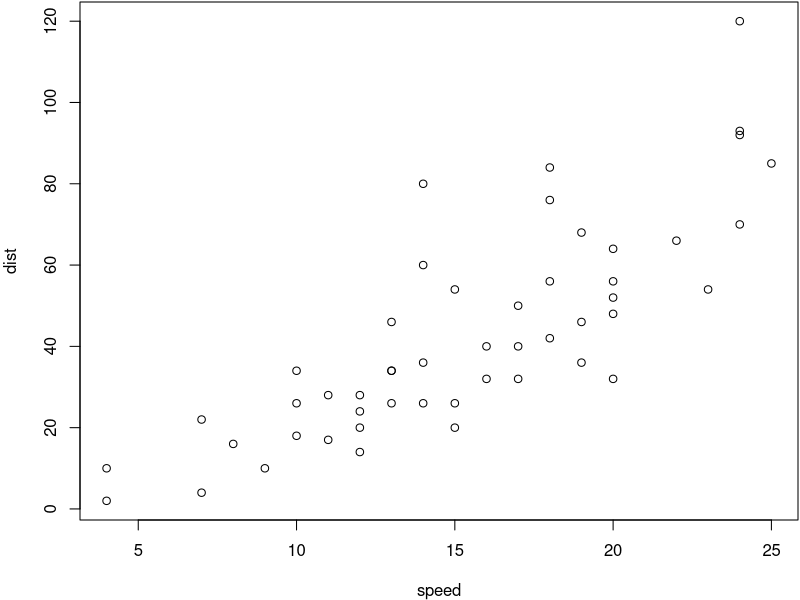
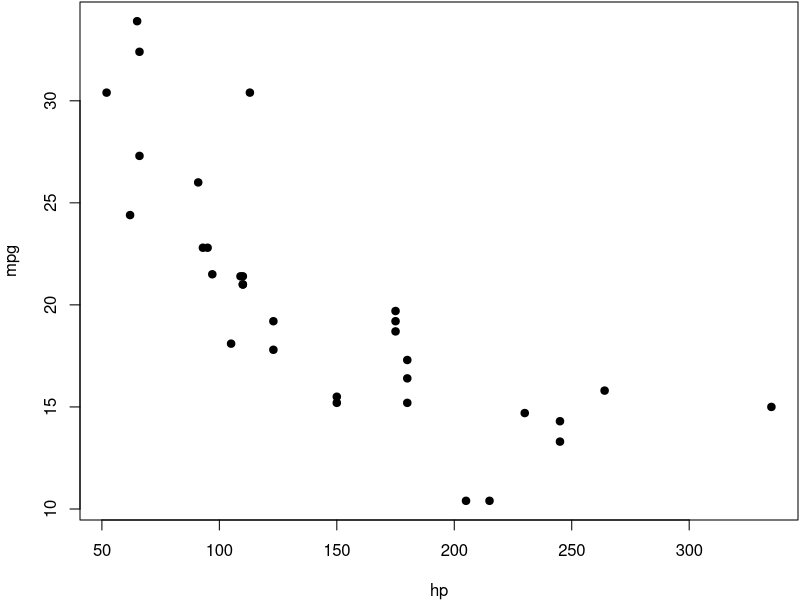

The R source for these figures, in order:
## ---- chunk 1
knitr::opts_chunk$set(echo = TRUE)
## ---- chunk 2
par(mar = c(4, 4, .1, .1))
plot(cars)
plot(mpg ~ hp, data = mtcars, pch = 19)
